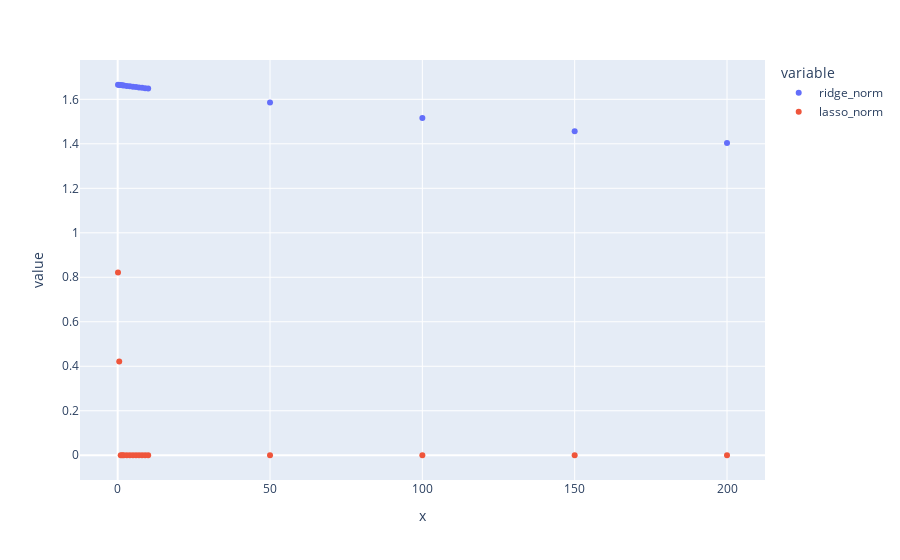

Notebook cell for this chart:
### Markdown cell above
**Задача 3.10 (0.4 балла)** Как обсуждалось на семинарах, Lasso-регрессию можно использовать для отбора наиболее информативных признаков. Для следующих значений параметра регуляриазции $\alpha$: 0.1, 1, 10, 100, 200 –  обучите Lasso- и Ridge-регрессии и постройте график измненения евклидовой нормы весов (`np.linalg.norm()` от вектора оценок коэффициентов) в зависимости от параметра $\alpha$. Как известно, норма является численной характеристикой величины вектора, а потому по норме можно судить о том, насколько большие элементы содержит вектор оценок коэффициентов. 

Какой метод агрессивнее уменьшает веса? Поясните, почему Lasso-регрессию часто используют для отбора признаков.

### Code cell
import plotly.express as px

grid = [0.1, 0.5, 1, 1.5, 2, 3, 4, 5, 6, 7, 8, 9, 10, 50, 100, 150, 200]
ridge_norm = []
lasso_norm = []

for a in grid:
    ridge = Ridge(alpha=a).fit(X_train, y_train)
    lasso = Lasso(alpha=a).fit(X_train, y_train)
    ridge_norm.append(np.linalg.norm(ridge.coef_))
    lasso_norm.append(np.linalg.norm(lasso.coef_))

df = pd.DataFrame({'grid': grid, 'ridge_norm': ridge_norm, 'lasso_norm': lasso_norm})
px.scatter(df, x=grid, y=['ridge_norm', 'lasso_norm'])

### Figure 1 — Plotly figure (JSON) as saved in the notebook; plotly's stock layout.template omitted (floating-point values rounded to 4 significant figures)
{"data": [{"hovertemplate": "variable=ridge_norm<br>x=%{x}<br>value=%{y}<extra></extra>", "legendgroup": "ridge_norm", "marker": {"color": "#636efa", "symbol": "circle"}, "mode": "markers", "name": "ridge_norm", "orientation": "v", "showlegend": true, "x": [0.1, 0.5, 1.0, 1.5, 2.0, 3.0, 4.0, 5.0, 6.0, 7.0, 8.0, 9.0, 10.0, 50.0, 100.0, 150.0, 200.0], "xaxis": "x", "y": [1.665, 1.665, 1.664, 1.663, 1.662, 1.66, 1.659, 1.657, 1.655, 1.654, 1.652, 1.65, 1.648, 1.585, 1.516, 1.456, 1.403], "yaxis": "y", "type": "scatter"}, {"hovertemplate": "variable=lasso_norm<br>x=%{x}<br>value=%{y}<extra></extra>", "legendgroup": "lasso_norm", "marker": {"color": "#EF553B", "symbol": "circle"}, "mode": "markers", "name": "lasso_norm", "orientation": "v", "showlegend": true, "x": [0.1, 0.5, 1.0, 1.5, 2.0, 3.0, 4.0, 5.0, 6.0, 7.0, 8.0, 9.0, 10.0, 50.0, 100.0, 150.0, 200.0], "xaxis": "x", "y": [0.8217, 0.4217, 0.0, 0.0, 0.0, 0.0, 0.0, 0.0, 0.0, 0.0, 0.0, 0.0, 0.0, 0.0, 0.0, 0.0, 0.0], "yaxis": "y", "type": "scatter"}], "layout": {"xaxis": {"anchor": "y", "domain": [0.0, 1.0], "title": {"text": "x"}}, "yaxis": {"anchor": "x", "domain": [0.0, 1.0], "title": {"text": "value"}}, "legend": {"title": {"text": "variable"}, "tracegroupgap": 0}, "margin": {"t": 60}}}
